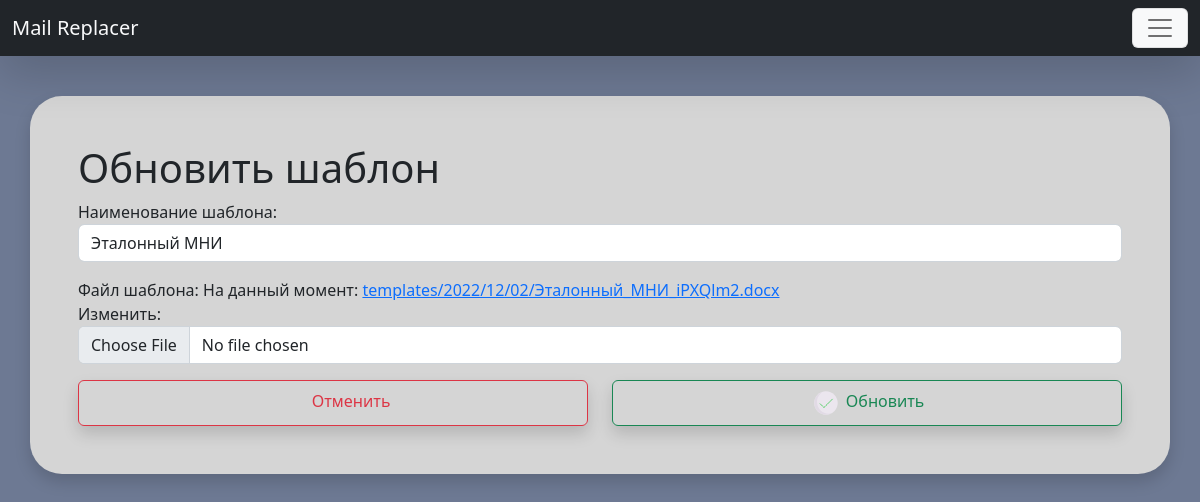
Page /template/34/update/ (signed in) on the earlier database version.
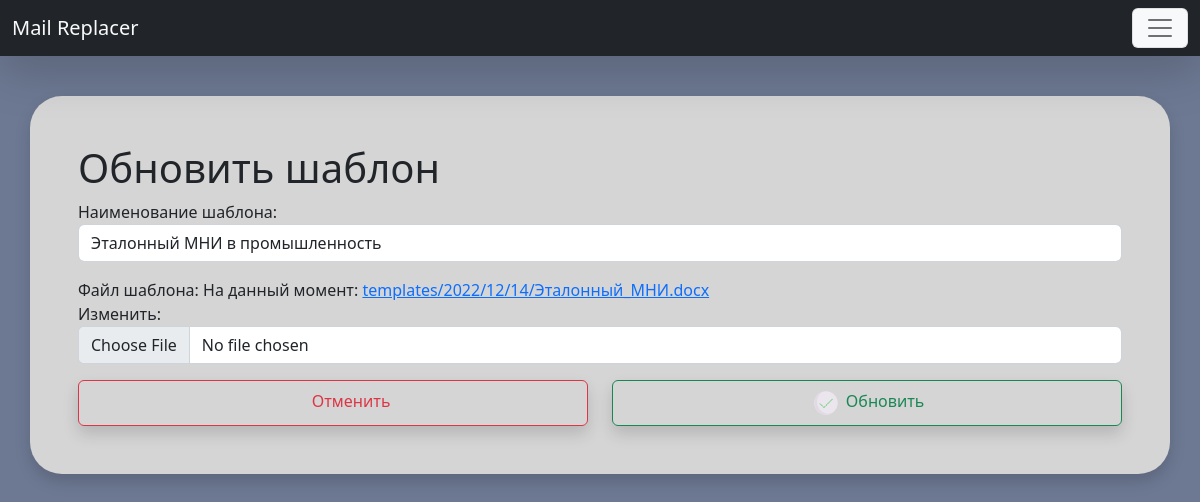
Same page on the later database version.
### Replacer/models.py (models this page shows)
class Template(models.Model):
    title = models.CharField(max_length=255, db_index=True, verbose_name='Наименование шаблона')
    file = models.FileField(upload_to='templates/%Y/%m/%d/', blank=False, verbose_name='Файл шаблона')
    owner = models.ForeignKey(User, on_delete=models.CASCADE, blank=True, null=True, verbose_name='Владелец')
    def __str__(self) -> str:
        return self.title
    def get_absolute_url(self):
        return reverse('template', kwargs={"pk": self.pk})
    class Meta:
        verbose_name = 'Шаблон'
        verbose_name_plural = 'Шаблоны'
        ordering = ['pk']

### Replacer/views.py (the view)
# urls.py: path('template/<int:pk>/update/', TemplateUpdateView.as_view(), name='template_update'),
class TemplateUpdateView(TemplateBaseView, UpdateView, OwnerGetPageMixin):
    form_class = TemplateBaseForm
    def get_context_data(self, *, object_list=None, **kwargs):
        context = super().get_context_data(**kwargs)
        context['header'] = 'Обновить шаблон'
        context['text_button'] = f'Обновить'
        context['under_url'] = reverse_lazy('template_list')
        return context

### Replacer/forms.py
class TemplateBaseForm(BootstrapForm):
    class Meta:
        model = Template
        fields = ('title','file')

### Replacer/templatetags/custom_filters.py (called while the page is built)
@register.inclusion_tag('Replacer/include/_template_bar.html')
def show_template_bar(path, user):
    template_list = Template.objects.all().filter(owner=user)
    return {'template_list':template_list, 'path':path}

### Replacer/views.py (called while the page is built)
    def get_queryset(self):
        queryset = super().get_queryset().filter(owner=self.request.user)
        print(queryset)
        return queryset

### templates/form.html (shortened to what this page needs)
{% extends 'base.html' %}
{% load static %}
{% load custom_filters %}
{% block container %}
<div class="container rounded-5 p-5 shadow" style="background-color: #d5d5d5;">
    {% if form %}
    <div class="row">
        <form method="POST" enctype="multipart/form-data">
            <h1>{{header|safe}}</h1>
            {{form.as_p}}
            <div class="row">
                <div class="col">
                    <a href="{{under_url}}" class="btn btn-outline-danger shadow form-control">
                        <lord-icon src="{% static 'icons/cancel.json' %}" trigger="hover" style="width:32px;height:32px">
                        </lord-icon>
                        Отменить</a>
                </div>
                <div class="col">
                    <button type="submit" class="btn btn-outline-success shadow form-control">
                        <lord-icon src="{% static 'icons/add.json' %}" trigger="hover" style="width:32px;height:32px">
                        </lord-icon>
                        {{text_button}}</button>
                </div>
            </div>
        </form>
    </div>
    {% endif %}
</div>
{% endblock %}

Differences in the rows shown:
changed Template: title "Эталонный МНИ" → "Эталонный МНИ в промышленность"
Other differences:
text no longer shown: "Наименование шаблона: Файл шаблона: На данный момент: templates/2022/12/02/Эталонный_МНИ_iPXQlm2.docx Изменить:"
text now shown: "Наименование шаблона: Файл шаблона: На данный момент: templates/2022/12/14/Эталонный_МНИ.docx Изменить:"
